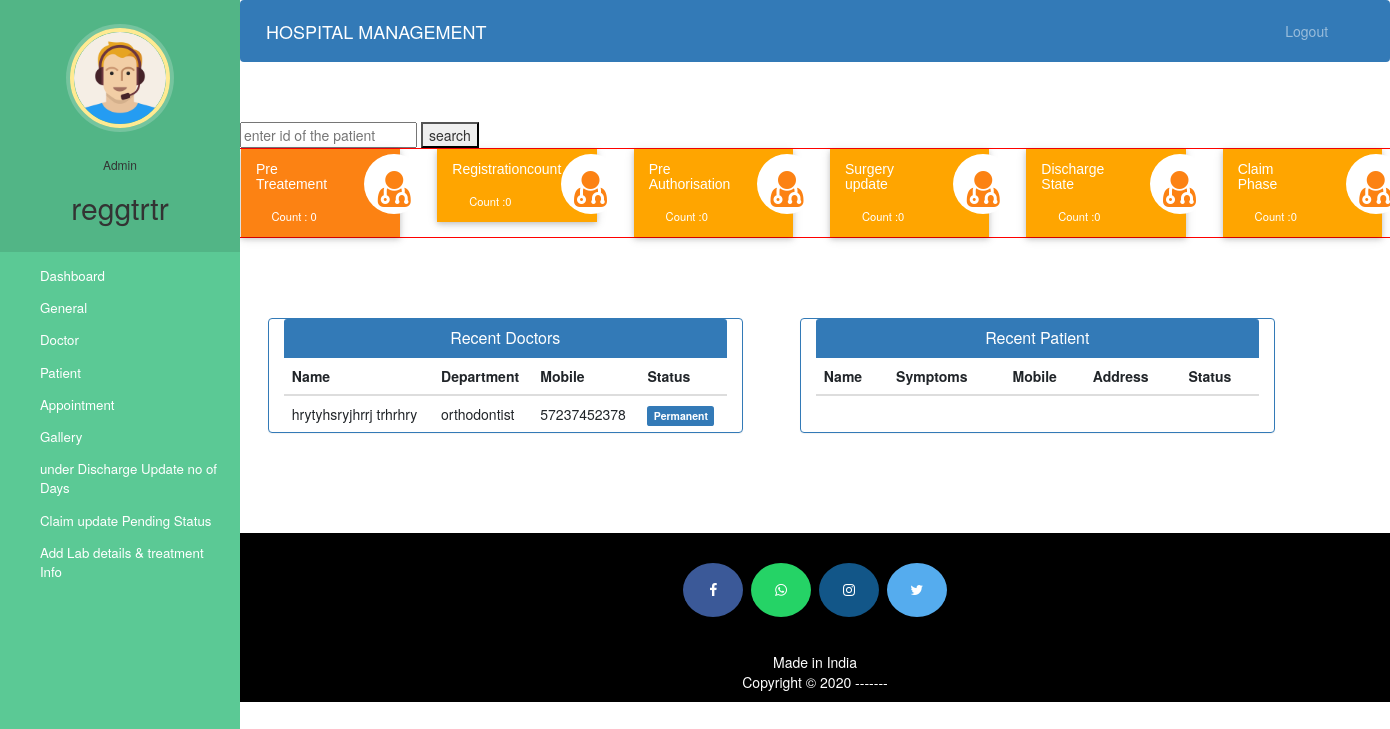
Page /admin-dashboard (signed in) on the committed database.
### hospital/models.py (models this page shows, shortened)
class Doctor(models.Model):
    user=models.OneToOneField(User,on_delete=models.CASCADE)
    profile_pic= models.ImageField(upload_to='profile_pic/DoctorProfilePic/',null=True,blank=True)
    address = models.CharField(max_length=40)
    mobile = models.CharField(max_length=20,null=True)
    department= models.CharField(max_length=50,choices=departments,default='Cardiologist')
    status=models.BooleanField()
    history = HistoricalRecords()
    @property
    def get_name(self):
        return self.user.first_name+" "+self.user.last_name

### hospital/views.py (the view)
# urls.py: path('admin-dashboard', views.admin_dashboard_view,name='admin-dashboard'),
@login_required(login_url='adminlogin')
@user_passes_test(is_admin)
def admin_dashboard_view(request):
    doctors=models.Doctor.objects.all().order_by('-id')
    Surgery_update =  models.Patient.objects.all().filter(Patient_type_1='surgery_update').count()
    print(Surgery_update)
    patients=models.Patient.objects.all().order_by('-id')
    doctorcount=models.Doctor.objects.all().filter(status=True).count()
    pendingdoctorcount=models.Doctor.objects.all().filter(status=False).count()
    patientcount=models.Patient.objects.all().filter(status=True).count()
    pendingpatientcount=models.Patient.objects.all().filter(status=False).count()
    appointmentcount=models.Appointment.objects.all().filter(status=True).count()
    pendingappointmentcount=models.Appointment.objects.all().filter(status=False).count()
    pretreatment = models.Patient.objects.all().filter(Patient_type_1='pretreatment',status=True).count()
    Registrationcount = models.Patient.objects.all().filter(Patient_type_1='Registrationcount',status=True).count()
    Preauthorisation = models.Patient.objects.all().filter(Patient_type_1='Preauthorisation',status=True).count()
    Dischargestate = models.Patient.objects.all().filter(Patient_type_1='Dischargestate',status=True).count()
    Claimphase = models.Patient.objects.all().filter(Patient_type_1='Claimphase',status=True).count()
    print(pretreatment)
    mydict={
    'Surgery_update':Surgery_update,
    'doctors':doctors,
    'patients':patients,
    'doctorcount':doctorcount,
    'pendingdoctorcount':pendingdoctorcount,
    'patientcount':patientcount,
    'pendingpatientcount':pendingpatientcount,
    'appointmentcount':appointmentcount,
    'pendingappointmentcount':pendingappointmentcount,
    'pretreatment':pretreatment,
    'Registrationcount':Registrationcount,
    'Preauthorisation':Preauthorisation,
    'Dischargestate':Dischargestate,
    'Claimphase':Claimphase,
    }
    return render(request,'hospital/admin_dashboard.html',context=mydict)

### hospital/views.py (called while the page is built)
def is_admin(user):
    return user.groups.filter(name='ADMIN').exists()

### templates/hospital/admin_dashboard.html (shortened to what this page needs)
{% extends 'hospital/admin_base.html' %}
{% load static %}
{% block content %}
{%include 'hospital/admin_dashboard_cards.html'%}
<br><br><br><br>
<div class="container">
  <div class="row">
    <div class="panel panel-primary col-md-5" style="margin-left:2%;">
      <div class="panel-heading" style="text-align:center;">
        <h6 class="panel-title">Recent Doctors</h6>
      </div>
      <table class="table table-hover" id="dev-table">
        <thead>
          <tr>
            <th>Name</th>
            <th>Department</th>
            <th>Mobile</th>
            <th>Status</th>
          </tr>
        </thead>
        {% for d in doctors %}
        <tr>
          <td> {{d.get_name}}</td>
          <td>{{d.department}}</td>
          <td>{{d.mobile}}</td>
          {%if d.status%}
          <td> <span class="label label-primary">Permanent</span></td>
          {% else %}
          <td> <span class="label label-success">On Hold</span></td>
          {% endif %}
        </tr>
        {% endfor %}
      </table>
    </div>
    <div class="panel panel-primary col-md-5" style="margin-left:5%;">
      <div class="panel-heading" style="text-align:center;">
        <h6 class="panel-title">Recent Patient</h6>
      </div>
      <table class="table table-hover" id="dev-table">
        <thead>
          <tr>
            <th>Name</th>
            <th>Symptoms</th>
            <th>Mobile</th>
            <th>Address</th>
            <th>Status</th>
          </tr>
        </thead>
      </table>
    </div>
  </div>
</div>
{% endblock content %}

### templates/hospital/admin_base.html (shortened to what this page needs)
<!DOCTYPE html>
{% load static %}
<html lang="en">
<head>
  <link rel="stylesheet" href="https://stackpath.bootstrapcdn.com/bootstrap/4.3.1/css/bootstrap.min.css">
  <link rel="stylesheet" href="https://maxcdn.bootstrapcdn.com/font-awesome/4.7.0/css/font-awesome.min.css">
  <link rel="stylesheet" href="{% static '/style.css' %}">
</head>
<body>
  <nav class="menu" tabindex="0">
    <header class="avatar">
      <img src="{% static "images/adminpropic.png" %}" />
      <br><br>
      <h6>Admin</h6>
      <h2>{{request.user.first_name}}</h2>
    </header>
    <ul>
      <li tabindex="0" class="icon-dashboard"> <a style="color:white; text-decoration:none;" href="/admin-dashboard"><span>Dashboard</span></a> </li>
      <li tabindex="0" class="icon-dashboard"> <a style="color:white; text-decoration:none;" href="/gpatientrecord"><span>General</span></a> </li>
      <li tabindex="0" class="icon-customers"> <a style="color:white; text-decoration:none;" href="/admin-doctor"><span>Doctor</span></a></li>
      <li tabindex="0" class="icon-users"> <a style="color:white; text-decoration:none;" href="/admin-patient"><span>Patient</span></a></li>
      <li tabindex="0" class="icon-calendar"> <a style="color:white; text-decoration:none;" href="/admin-appointment"><span>Appointment</span></a></li>
      <li tabindex="0" class="icon-calendar"> <a style="color:white; text-decoration:none;" href="/testpatient"><span>Gallery</span></a></li>
       <li tabindex="0" class="icon-calendar"> <a style="color:white; text-decoration:none;" href="/Discharge_update"><span>under Discharge Update no of Days</span></a></li>
        <li tabindex="0" class="icon-calendar"> <a style="color:white; text-decoration:none;" href="/Claim_update_pending"><span>Claim update Pending Status</span></a></li>
        <li tabindex="0" class="icon-calendar"> <a style="color:white; text-decoration:none;" href="/AddOpereations"><span>Add Lab details & treatment Info </span></a></li>
    </ul>
  </nav>
  <main>
    <div class="bs-example">
      <nav class="navbar navbar-expand-md  navbar-dark fixed-top" style="background:#337AB7;">
        <a href="/admin-dashboard" class="navbar-brand">HOSPITAL MANAGEMENT</a>
        <div class="collapse navbar-collapse justify-content-between" id="navbarCollapse">
          <div class="navbar-nav" style=" margin-left: 90%;">
            <a href="/logout" class="nav-item nav-link">Logout</a>
          </div>
        </div>
      </nav>
    </div>
    <br><br>
    {% block content %}
    {% endblock content %}
    <br><br><br><br>
    <footer>
      <p>
        <a id="ftr" href="https://facebook.com/omsai/" class="fa fa-facebook"></a>
        <a id="ftr" href="https://api.whatsapp.com/send?phone=919182108263&text=Hello%20Sumit.%0d%0aHow%20are%20you%20%3f%0d%0aI%20came%20from%20your%20website.&source=&data=#" class="fa fa-whatsapp"></a>
        <a id="ftr" href="https://instagram.com/thor.omsai" class="fa fa-instagram"></a>
        <a id="ftr" href="https://twitter.com/thor.omsai" class="fa fa-twitter"></a>
      </p>
      <br>
      <div class="container">
        <div class="row">
          <div class="col-md-12 col-sm-12">
            <div style="color:#ffffff;" class="wow fadeInUp footer-copyright">
              <p>Made in India <br>
                Copyright &copy; 2020 ------- </p>
            </div>
          </div>
        </div>
      </div>
    </footer>
  </main>
</body>
</html>

### templates/hospital/admin_dashboard_cards.html (shortened to what this page needs)
<!DOCTYPE html>
<html lang="en" dir="ltr">
  {% load static %}
<head>
  <link rel="stylesheet" href="https://maxcdn.bootstrapcdn.com/bootstrap/3.4.1/css/bootstrap.min.css">
  <link rel="stylesheet" href="https://cdnjs.cloudflare.com/ajax/libs/font-awesome/4.7.0/css/font-awesome.min.css">
</head>
<body>
  <div>
    <form action="search" method="post">
    <input type="text" placeholder="enter id of the patient" name = 'id' align = 'right'>
    <button type="submit"  align="right">search</button>
     </form>
  </div>
  <a href='pretreatment'>
  <div class="row" style="border:0.2px solid red">
    <div class="col-xs-2 col-half-offset">
      <div class="market-update-block clr-block-2">
        <div class="col-md-8 market-update-left">
          <h4>Pre Treatement</h4>
          <p>Count : {{pretreatment}}</p>
        </div>
      </a>
        <div class="col-md-4 market-update-right">
          <i class="fa fa-user-md"></i>
        </div>
        <div class="clearfix"> </div>
    <a href="Registrationcount">
    <div class="col-xs-2 col-half-offset">
      <div class="market-update-block clr-block-1" style="background-color:orange;">
        <div class="col-md-8 market-update-left">
          <h4> Registrationcount</h4>
          <p>Count :{{Registrationcount}} </p>
        </div>
      </a>
        <div class="col-md-4 market-update-right">
          <i class="fa fa-user-md"> </i>
        </div>
        <div class="clearfix"> </div>
    <a href='Preauthorisation'>
    <div class="col-xs-2 col-half-offset">
      <div class="market-update-block clr-block-1" style="background-color:orange;"    >
        <div class="col-md-8 market-update-left">
          <h4>Pre Authorisation</h4>
          <p>Count :{{Preauthorisation}} </p>
        </div>
      </a>
         <div class="col-md-4 market-update-right">
          <i class="fa fa-user-md"> </i>
        </div>
        <div class="clearfix"> </div>
    <a href="surgery">
    <div class="col-xs-2 col-half-offset">
      <div class="market-update-block clr-block-1"  style="background-color:orange;">
        <div class="col-md-8 market-update-left">
          <h4>Surgery update</h4>
          <p>Count :{{Surgery_update}} </p>
        </div>
      </a>
        <div class="col-md-4 market-update-right">
          <i class="fa fa-user-md"> </i>
        </div>
        <div class="clearfix"> </div>
    <a href="Dischargestate" >
    <div class="col-xs-2 col-half-offset">
      <div class="market-update-block clr-block-1"   style="background-color:orange;">
        <div class="col-md-8 market-update-left">
          <h4>Discharge State</h4>
          <p>Count :{{Dischargestate}} </p>
        </div>
      </a>
        <div class="col-md-4 market-update-right">
          <i class="fa fa-user-md"> </i>
        </div>
        <div class="clearfix"> </div>
    <a href="Claimphase">
    <div class="col-xs-2 col-half-offset">
      <div class="market-update-block clr-block-1"style="background-color:orange;">
        <div class="col-md-8 market-update-left">
          <h4>Claim Phase</h4>
          <p>Count :{{Claimphase}} </p>
        </div>
      </a>
        <div class="col-md-4 market-update-right">
          <i class="fa fa-user-md"> </i>
        </div>
        <div class="clearfix"> </div>
</body>
</html>

### static/style.css (style rules this page uses)
body { padding-left: 240px; }
main { position: relative; height: 100vh; }
.menu { background: #5bc995; height: 100vh; width: 240px; position: fixed; top: 0px; left: 0; z-index: 5; outline: none; }
.menu .avatar { background: rgba(0, 0, 0, 0.1); padding: 2em 0.5em; text-align: center; }
.menu .avatar img { width: 100px; border-radius: 50%; overflow: hidden; border: 4px solid #ffea92; box-shadow: 0 0 0 4px rgba(255, 255, 255, 0.2); }
.menu .avatar h2 { font-weight: normal; margin-bottom: 0; }
.menu ul { list-style: none; padding: 0.5em 0; margin: 0; }
.menu ul li { padding: 0.5em 1em 0.5em 3em; font-size: 0.95em; font-weight: regular; background-repeat: no-repeat; background-position: left 15px center; background-size: auto 20px; transition: all 0.15s linear; cursor: pointer; }
.menu ul li.icon-dashboard { background-image: url("http://www.entypo.com/images//gauge.svg"); }
.menu ul li.icon-customers { background-image: url("http://www.entypo.com/images//briefcase.svg"); }
.menu ul li.icon-users { background-image: url("http://www.entypo.com/images//users.svg"); }
.menu ul li.icon-calendar { background-image: url("http://www.entypo.com/images//calendar.svg"); }

### templates/hospital/admin_base.html (style rules this page uses)
a:link { text-decoration: none; }
a { color: white; }
footer { padding: 0px 0px 0px 0px; background-color: black; margin: 0px; }
#ftr { padding: 20px; }
.fa { font-size: 23px; width: 60px; text-align: center; text-decoration: none; margin: 5px 2px; border-radius: 50%; }
.fa-facebook { background: #3B5998; color: white; margin-top: 30px; }
.fa-whatsapp { background: #25d366; color: white; }
.fa-twitter { background: #55ACEE; color: white; }
.fa-instagram { background: #125688; color: white; }
p { text-align: center; }
body { padding-left: 240px; }
main { position: relative; height: 100vh; }
.menu { background: #5bc995; height: 100vh; width: 240px; position: fixed; top: 0px; left: 0; z-index: 5; outline: none; }
.menu .avatar { background: rgba(0, 0, 0, 0.1); padding: 2em 0.5em; text-align: center; }
.menu .avatar img { width: 100px; border-radius: 50%; overflow: hidden; border: 4px solid #ffea92; box-shadow: 0 0 0 4px rgba(255, 255, 255, 0.2); }
.menu .avatar h2 { font-weight: normal; margin-bottom: 0; }
.menu ul { list-style: none; padding: 0.5em 0; margin: 0; }
.menu ul li { padding: 0.5em 1em 0.5em 3em; font-size: 0.95em; font-weight: regular; background-repeat: no-repeat; background-position: left 15px center; background-size: auto 20px; transition: all 0.15s linear; cursor: pointer; }
.menu ul li.icon-dashboard { background-image: url("http://www.entypo.com/images//gauge.svg"); }
.menu ul li.icon-customers { background-image: url("http://www.entypo.com/images//briefcase.svg"); }
.menu ul li.icon-users { background-image: url("http://www.entypo.com/images//users.svg"); }
.menu ul li.icon-calendar { background-image: url("http://www.entypo.com/images//calendar.svg"); }

### templates/hospital/admin_dashboard_cards.html (style rules this page uses)
.market-update-block { padding: -10em 3em; background: #999; }
.market-update-block h4 { font-size: 1em; color: #fff; margin: 0.9em 0em; font-family: 'Carrois Gothic', sans-serif; }
.market-update-block p { color: #fff; font-size: 0.8em; line-height: 2.0em; }
.market-update-block.clr-block-1 { margin-right: 0.5em; box-shadow: 0 2px 5px 0 rgba(0, 0, 0, 0.16), 0 2px 10px 0 rgba(0, 0, 0, 0.12); transition: 0.5s all; -webkit-transition: 0.5s all; -moz-transition: 0.5s all; -o-transition: 0.5s all; }
.market-update-block.clr-block-2 { background: #FC8213; margin-right: 0.5em; box-shadow: 0 2px 5px 0 rgba(0, 0, 0, 0.16), 0 2px 10px 0 rgba(0, 0, 0, 0.12); transition: 0.5s all; -webkit-transition: 0.5s all; -moz-transition: 0.5s all; -o-transition: 0.5s all; }
.market-update-right i.fa.fa-user-md { font-size: 3em; color: #FC8213; width: 60px; height: 60px; background: #fff; text-align: center; border-radius: 49px; -webkit-border-radius: 49px; -moz-border-radius: 49px; -o-border-radius: 49px; line-height: 1.7em; }
.market-update-left { padding: 0px; }

### rows in the picture
Doctor: get_name "hrytyhsryjhrrj trhrhry", department "orthodontist", mobile "57237452378", status "Permanent"

### other values in the picture
{{ request.user.first_name }} "reggtrtr"
{{ pretreatment }} "0"
{{ Registrationcount }} "0"
{{ Preauthorisation }} "0"
{{ Surgery_update }} "0"
{{ Dischargestate }} "0"
{{ Claimphase }} "0"
